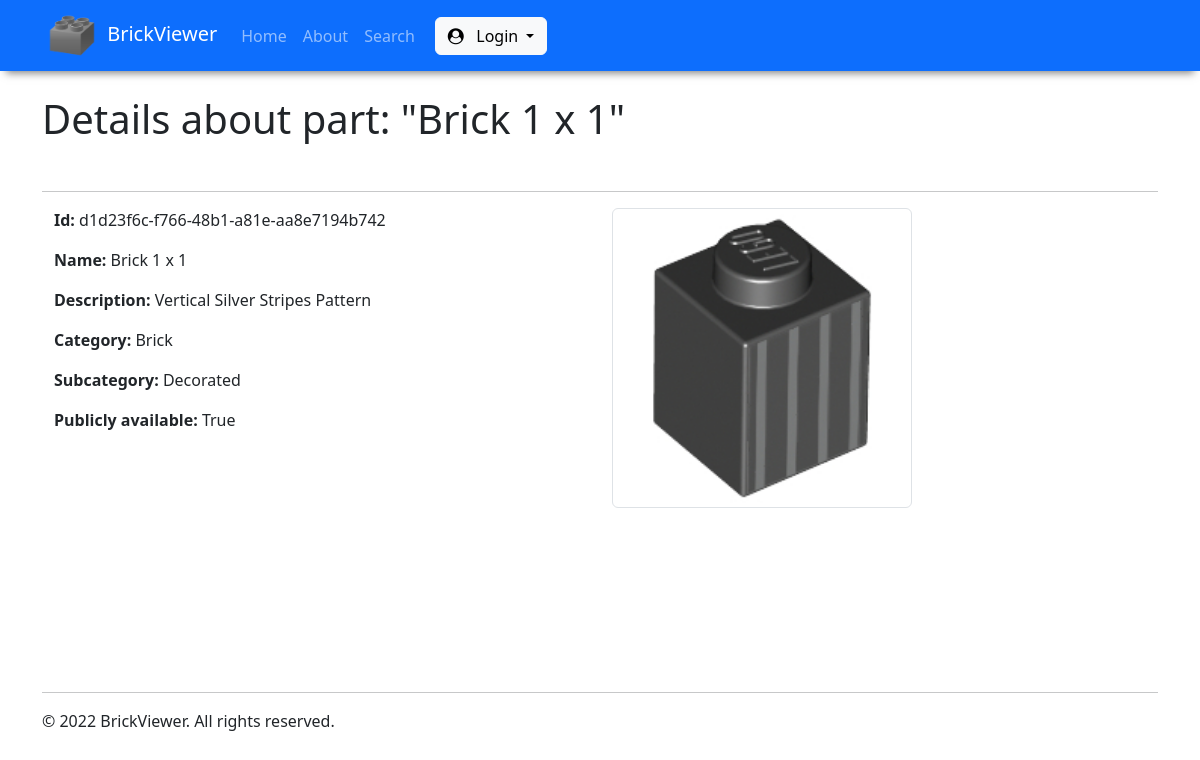
/catalog/lego_parts/d1d23f6cf76648b1a81eaa8e7194b742/, run on the app's committed database.
### catalog/models.py (models this page shows, shortened)
class LegoPart(models.Model):
    id = models.UUIDField(primary_key = True, default = uuid.uuid4)
    name = models.CharField(max_length = 50, help_text = "Type part name")
    description = models.TextField(max_length = 1000, help_text = "Type part description (up to 1000 characters)", blank = True)
    image = models.ImageField(blank = True, upload_to = 'images/')
    category = models.ForeignKey(Category, on_delete = models.PROTECT, null = True)
    subcategory = models.ForeignKey(Subcategory, on_delete = models.PROTECT, null = True)
    public_access = models.BooleanField(default = False)

class Category(models.Model):
    id = models.CharField(primary_key = True, max_length = 50, default = uuid.uuid4, editable = False)
    name = models.CharField(unique = True, max_length = 50, help_text = "Select category", choices = CATEGORY_CHOICES)
    class Meta:
        verbose_name_plural = 'categories'
    def __str__(self):
        return self.name

class Subcategory(models.Model):
    BRICK_SUBCATEGORY_CHOICES = [('Decorated', 'Decorated'), ('Modified', 'Modified'), ('Promotional', 'Promotional'), ('Round', 'Round')]
    TECHNIC_SUBCATEGORY_CHOICES = [('Axle', 'Axle'), ('Brick', 'Brick'), ('Connector', 'Connector'), ('Disk', 'Disk'), ('Gear', 'Gear')]
    ELECTRIC_SUBCATEGORY_CHOICES = [('Battery box', 'Battery box'), ('Programmable', 'Programmable'), ('Lights', 'Lights'), ('Motor', 'Motor'), ('Wire', 'Wire')]
    id = models.CharField(primary_key = True, max_length = 50, default = uuid.uuid4, editable = False) # populate once the category has been chosen
    name = models.CharField(unique = True, max_length = 50, help_text = "Select subcategory", choices = BRICK_SUBCATEGORY_CHOICES + TECHNIC_SUBCATEGORY_CHOICES + ELECTRIC_SUBCATEGORY_CHOICES)
    category = models.ForeignKey(Category, on_delete = models.PROTECT, null = True)
    class Meta:
        verbose_name_plural = 'subcategories'
    def __str__(self):
        return self.name

### catalog/views.py (the view)
# urls.py: path('lego_parts/<pk>/', views.LegoPartDetailView.as_view(), name = 'legopart-detail'),
class LegoPartDetailView(generic.DetailView):
    model = LegoPart

### catalog/templates/catalog/legopart_detail.html (shortened to what this page needs)
{% extends 'base.html' %}
{% block content %}
    <h1>
        Details about part: "{{ legopart.name }}"
    </h1>
    <br>
    <hr>
    <div class="container">
        <div class="row">
            <div class="col">
                <p>
                    <strong>Id:</strong>
                    {{ legopart.id }}
                </p>
                <p>
                    <strong>Name:</strong>
                    {{ legopart.name }}
                </p>
                <p>
                    <strong>Description:</strong>
                    {{ legopart.description }}
                </p>
                <p>
                    <strong>Category:</strong>
                    {{ legopart.category }}
                </p>
                <p>
                    <strong>Subcategory:</strong>
                    {{ legopart.subcategory }}
                </p>
                <p>
                    <strong>Publicly available:</strong>
                    {{ legopart.public_access }}
                </p>
            </div>
            <div class="col">
                <img src="{{ legopart.image.url }}" alt="IMAGE_ERROR" class="img-thumbnail" width="300" height="auto">
            </div>
        </div>
    </div>
{% endblock %}

### data on the page
LegoPart: name "Brick 1 x 1", id "d1d23f6c-f766-48b1-a81e-aa8e7194b742", description "Vertical Silver Stripes Pattern", category "Brick", subcategory "Decorated", public_access "True", image (picture)
